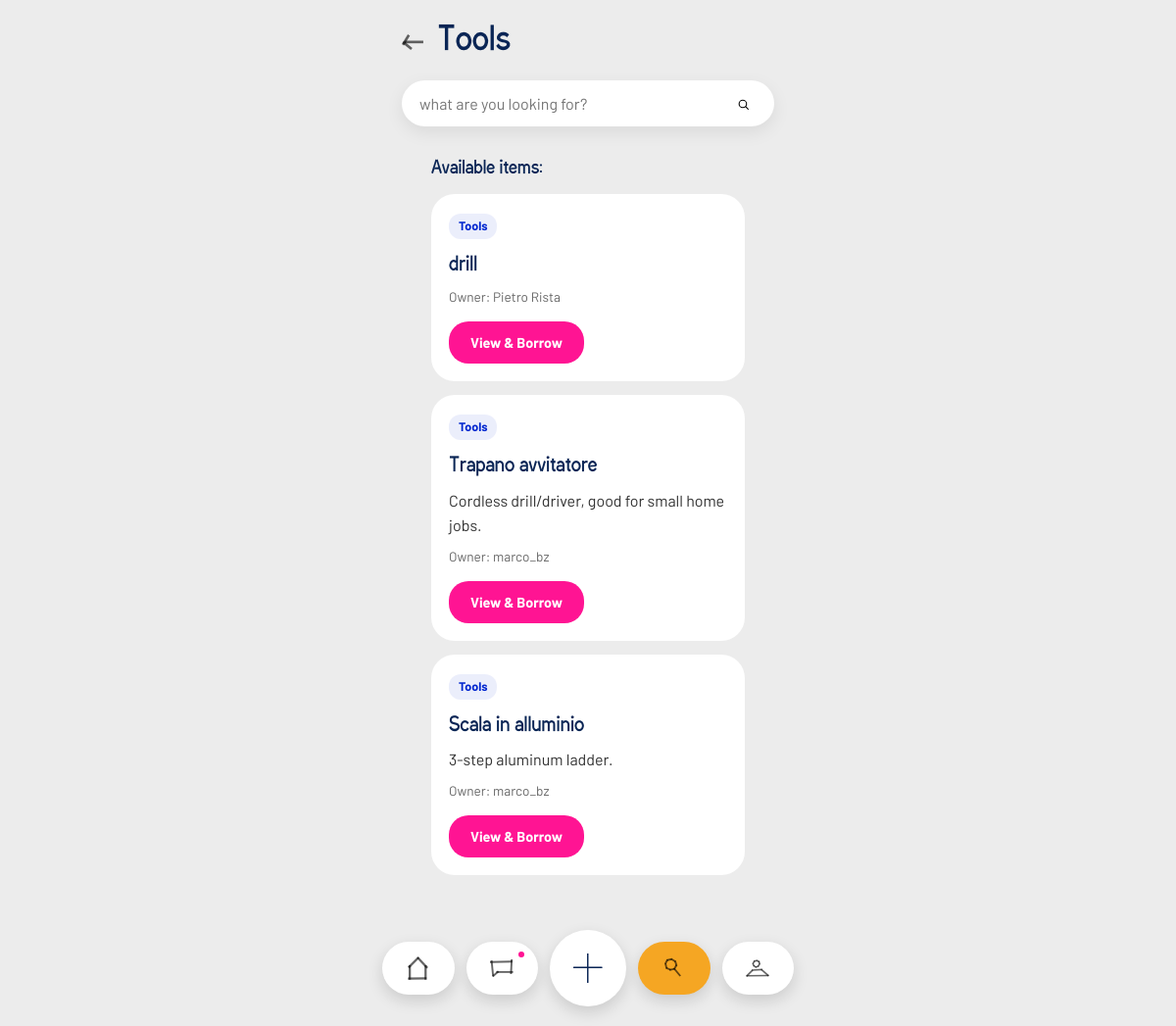
/search?category=Tools (signed in), run on the app's committed database.
### tables this page shows
CREATE TABLE items (
            id INTEGER PRIMARY KEY AUTOINCREMENT,
            name TEXT NOT NULL,
            description TEXT,
            owner_id INTEGER NOT NULL,
            status TEXT DEFAULT 'available',
            keywords TEXT, category TEXT, photo TEXT,
            FOREIGN KEY (owner_id) REFERENCES "users_old" (id)
        );

CREATE TABLE users (
                id INTEGER PRIMARY KEY AUTOINCREMENT,
                username TEXT UNIQUE NOT NULL,
                email TEXT UNIQUE,
                password TEXT NOT NULL,
                location TEXT,
                categories TEXT
            , photo TEXT, latitude REAL, longitude REAL, onboarding_seen INTEGER DEFAULT 0);

### app.py (the view, shortened to what this page needs)
@app.route('/search', methods=['GET', 'POST'])
def search():
    if 'user_id' not in session:
        return redirect(url_for('login'))
    query = request.args.get('q', '')
    category = request.args.get('category', '')
    categories = [c['name'] for c in EXPLORE_CATEGORIES]
    if not query and not category:
        return render_template('search.html', items=[], query='', message='Enter an item name to search', categories=categories)
    conn = get_db_connection()
    cursor = conn.cursor()
    cursor.execute('SELECT location, latitude, longitude FROM users WHERE id = ?', (session['user_id'],))
    user = cursor.fetchone()
    user_location = user['location'] if user else ''
    user_lat = user['latitude'] if user else None
    user_lon = user['longitude'] if user else None
    conditions = ["i.status = 'available'", "i.owner_id != ?"]
    params = [user_lat, user_lon, session['user_id']]
    if query:
        conditions.append('i.name LIKE ?')
        params.append(f'%{query}%')
    if category:
        conditions.append('i.category = ?')
        params.append(category)
    params.extend([user_location, f'%{user_location}%'])
    cursor.execute(f'''
        SELECT i.*, u.username as owner, u.location as owner_location,
               distance_km(?, ?, u.latitude, u.longitude) as distance
        FROM items i
        JOIN users u ON i.owner_id = u.id
        WHERE {' AND '.join(conditions)}
        ORDER BY
            CASE WHEN distance IS NULL THEN 1 ELSE 0 END,
            distance,
            CASE WHEN u.location = ? THEN 0
                 WHEN u.location LIKE ? THEN 1
                 ELSE 2 END
    ''', params)
    items = cursor.fetchall()
    conn.close()
    return render_template('search.html', items=items, query=query, category=category, categories=categories)

### app.py (called while the page is built, shortened)
@app.url_defaults
def add_static_file_version(endpoint, values):
    if endpoint != 'static' or 'filename' not in values:
        return
    filepath = os.path.join(app.static_folder, values['filename'])
    if os.path.exists(filepath):
        values['v'] = int(os.path.getmtime(filepath))

def haversine_km(lat1, lon1, lat2, lon2):
    if lat1 is None or lon1 is None or lat2 is None or lon2 is None:
        return None

def get_db_connection():
    conn = sqlite3.connect(DATABASE)
    conn.row_factory = sqlite3.Row
    conn.create_function('distance_km', 4, haversine_km)
    return conn

@app.context_processor
def inject_current_user_photo():
    if 'user_id' not in session:
        return {'current_user_photo': None}
    conn = get_db_connection()
    cursor = conn.cursor()
    cursor.execute('SELECT photo FROM users WHERE id = ?', (session['user_id'],))
    row = cursor.fetchone()
    conn.close()
    return {'current_user_photo': row['photo'] if row else None}

@app.context_processor
def inject_unread_messages():
    if 'user_id' not in session:
        return {'has_unread_messages': False}
    conn = get_db_connection()
    cursor = conn.cursor()
    cursor.execute('''
        SELECT 1
        FROM messages m
        JOIN requests r ON m.request_id = r.id
        JOIN items i ON r.item_id = i.id
        WHERE (i.owner_id = ? OR r.borrower_id = ?)
          AND m.sender_id != ?
          AND m.is_read = 0
        LIMIT 1
    ''', (session['user_id'], session['user_id'], session['user_id']))
    row = cursor.fetchone()
    conn.close()
    return {'has_unread_messages': row is not None}

### templates/search.html (shortened to what this page needs)
<!DOCTYPE html>
<html lang="en">
<head>
    <link rel="stylesheet" href="{{ url_for('static', filename='style.css') }}">
</head>
<body class="dashboard-page">
    <div class="container dashboard-mobile">
        <header class="dashboard-header">
            <h1 class="welcome">
                <a href="javascript:history.back()" class="item-detail-back" aria-label="Back"><span class="icon icon-back" aria-hidden="true"></span></a>
                {{ category if category else 'Search' }}
            </h1>
            <form class="search-form-mobile" action="{{ url_for('search') }}" method="GET" autocomplete="off" data-live-search>
                <div class="search-bar-wrapper">
                    <input type="text" name="q" value="{{ query }}" placeholder="what are you looking for?" aria-label="search">
                    <button type="submit" class="search-btn" aria-label="Search">
                        <span class="icon icon-search" aria-hidden="true"></span>
                    </button>
                </div>
            </form>
        </header>
        <main>
            <section class="pending-section">
                {% if query or category %}
                    {% if items %}
                    <h2 class="section-title">Available items:</h2>
                    {% for item in items %}
                    <div class="search-result-card">
                        <span class="category-tag">{{ item.category }}</span>
                        <h3>{{ item.name }}</h3>
                        {% if item.description %}
                        <p>{{ item.description }}</p>
                        {% endif %}
                        <p class="owner-line">Owner: {{ item.owner }}</p>
                        <a href="{{ url_for('item_detail', item_id=item.id) }}" class="btn-view">View &amp; Borrow</a>
                    </div>
                    {% endfor %}
                    {% endif %}
                {% else %}
                <p class="search-prompt">Select a category or enter a search term to find items near you</p>
                {% endif %}
            </section>
        </main>
        {% include 'footer_nav.html' %}
    </div>
</body>
</html>

### templates/footer_nav.html (shortened to what this page needs)
<nav class="bottom-nav">
    <a href="{{ url_for('dashboard') }}" class="nav-item{% if request.path == '/' or request.path.startswith('/dashboard') %} active{% endif %}" aria-label="Home">
        <span class="icon icon-nav-home" aria-hidden="true"></span>
    </a>
    <a href="{{ url_for('chat_index') }}" class="nav-item{% if request.path.startswith('/chat') %} active{% endif %}" aria-label="Chat{% if has_unread_messages %} (unread messages){% endif %}">
        <span class="icon icon-nav-chat" aria-hidden="true"></span>
        {% if has_unread_messages %}<span class="nav-dot" aria-hidden="true"></span>{% endif %}
    </a>
    <a href="{{ url_for('add_item') }}" onclick="return openFooterAddItemModal(event)" class="nav-item center-action" aria-label="Add item">
        <svg class="plus-icon" viewBox="0 0 59 61" aria-hidden="true" xmlns="http://www.w3.org/2000/svg">
            <path d="M58.0137 29.0005L0.0134028 29.1806" />
            <path d="M29.0127 60.0723L29.0127 -1.85711e-05" />
        </svg>
    </a>
    <a href="{{ url_for('explore') }}" class="nav-item{% if request.path.startswith('/explore') or request.path.startswith('/search') %} active{% endif %}" aria-label="Explore">
        <span class="icon icon-nav-search" aria-hidden="true"></span>
    </a>
    <a href="{{ url_for('profile') }}" class="nav-item{% if request.path.startswith('/profile') %} active{% endif %}" aria-label="Profile">
        <span class="icon icon-nav-profile" aria-hidden="true"></span>
    </a>
</nav>

### templates/search.html (style rules this page uses)
.search-result-card { background: white; border-radius: 24px; padding: 18px; margin-bottom: 14px; }
.search-result-card h3 { color: #0a2555; font-size: 1.2rem; margin-bottom: 8px; }
.search-result-card p { color: #333333; font-family: var(--font-secondary); letter-spacing: normal; margin-bottom: 8px; }
.search-result-card .owner-line { color: #666666; font-family: var(--font-secondary); letter-spacing: normal; font-size: 0.85rem; margin-bottom: 14px; }
.btn-view { display: inline-block; padding: 10px 22px; background: #ff1493; color: white; border: none; border-radius: 20px; font-weight: 700; font-size: 0.9rem; font-family: var(--font-secondary); text-decoration: none; cursor: pointer; }

### data on the page
items: category "Tools", name "drill", owner "Pietro Rista"
items: category "Tools", name "Trapano avvitatore", description "Cordless drill/driver, good for small home jobs.", owner "marco_bz"
items: category "Tools", name "Scala in alluminio", description "3-step aluminum ladder.", owner "marco_bz"

### other printed values
{{ category if category else 'Search' }} "Tools"
